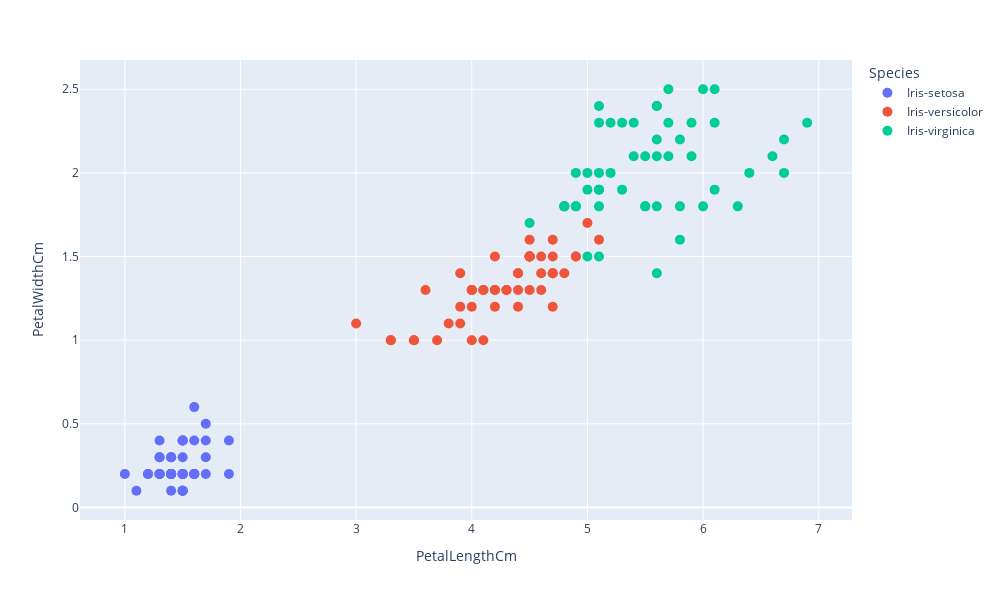

Here is the notebook cell this chart was saved with:
### Code cell
fig=px.scatter(df,x="PetalLengthCm",y="PetalWidthCm", color="Species")
fig.update_layout(height=600,width=1000)
fig.update_traces(marker_size=10)

### Figure 1 — Plotly figure (JSON) as saved in the notebook; plotly's stock layout.template omitted (floating-point values rounded to 4 significant figures)
{"data": [{"hovertemplate": "Species=Iris-setosa<br>PetalLengthCm=%{x}<br>PetalWidthCm=%{y}<extra></extra>", "legendgroup": "Iris-setosa", "marker": {"color": "#636efa", "size": 10, "symbol": "circle"}, "mode": "markers", "name": "Iris-setosa", "orientation": "v", "showlegend": true, "type": "scatter", "x": [1.4, 1.4, 1.3, 1.5, 1.4, 1.7, 1.4, 1.5, 1.4, 1.5, 1.5, 1.6, 1.4, 1.1, 1.2, 1.5, 1.3, 1.4, 1.7, 1.5, 1.7, 1.5, 1, 1.7, 1.9, 1.6, 1.6, 1.5, 1.4, 1.6, 1.6, 1.5, 1.5, 1.4, 1.5, 1.2, 1.3, 1.5, 1.3, 1.5, 1.3, 1.3, 1.3, 1.6, 1.9, 1.4, 1.6, 1.4, 1.5, 1.4], "xaxis": "x", "y": [0.2, 0.2, 0.2, 0.2, 0.2, 0.4, 0.3, 0.2, 0.2, 0.1, 0.2, 0.2, 0.1, 0.1, 0.2, 0.4, 0.4, 0.3, 0.3, 0.3, 0.2, 0.4, 0.2, 0.5, 0.2, 0.2, 0.4, 0.2, 0.2, 0.2, 0.2, 0.4, 0.1, 0.2, 0.1, 0.2, 0.2, 0.1, 0.2, 0.2, 0.3, 0.3, 0.2, 0.6, 0.4, 0.3, 0.2, 0.2, 0.2, 0.2], "yaxis": "y"}, {"hovertemplate": "Species=Iris-versicolor<br>PetalLengthCm=%{x}<br>PetalWidthCm=%{y}<extra></extra>", "legendgroup": "Iris-versicolor", "marker": {"color": "#EF553B", "size": 10, "symbol": "circle"}, "mode": "markers", "name": "Iris-versicolor", "orientation": "v", "showlegend": true, "type": "scatter", "x": [4.7, 4.5, 4.9, 4, 4.6, 4.5, 4.7, 3.3, 4.6, 3.9, 3.5, 4.2, 4, 4.7, 3.6, 4.4, 4.5, 4.1, 4.5, 3.9, 4.8, 4, 4.9, 4.7, 4.3, 4.4, 4.8, 5, 4.5, 3.5, 3.8, 3.7, 3.9, 5.1, 4.5, 4.5, 4.7, 4.4, 4.1, 4, 4.4, 4.6, 4, 3.3, 4.2, 4.2, 4.2, 4.3, 3, 4.1], "xaxis": "x", "y": [1.4, 1.5, 1.5, 1.3, 1.5, 1.3, 1.6, 1, 1.3, 1.4, 1, 1.5, 1, 1.4, 1.3, 1.4, 1.5, 1, 1.5, 1.1, 1.8, 1.3, 1.5, 1.2, 1.3, 1.4, 1.4, 1.7, 1.5, 1, 1.1, 1, 1.2, 1.6, 1.5, 1.6, 1.5, 1.3, 1.3, 1.3, 1.2, 1.4, 1.2, 1, 1.3, 1.2, 1.3, 1.3, 1.1, 1.3], "yaxis": "y"}, {"hovertemplate": "Species=Iris-virginica<br>PetalLengthCm=%{x}<br>PetalWidthCm=%{y}<extra></extra>", "legendgroup": "Iris-virginica", "marker": {"color": "#00cc96", "size": 10, "symbol": "circle"}, "mode": "markers", "name": "Iris-virginica", "orientation": "v", "showlegend": true, "type": "scatter", "x": [6, 5.1, 5.9, 5.6, 5.8, 6.6, 4.5, 6.3, 5.8, 6.1, 5.1, 5.3, 5.5, 5, 5.1, 5.3, 5.5, 6.7, 6.9, 5, 5.7, 4.9, 6.7, 4.9, 5.7, 6, 4.8, 4.9, 5.6, 5.8, 6.1, 6.4, 5.6, 5.1, 5.6, 6.1, 5.6, 5.5, 4.8, 5.4, 5.6, 5.1, 5.1, 5.9, 5.7, 5.2, 5, 5.2, 5.4, 5.1], "xaxis": "x", "y": [2.5, 1.9, 2.1, 1.8, 2.2, 2.1, 1.7, 1.8, 1.8, 2.5, 2, 1.9, 2.1, 2, 2.4, 2.3, 1.8, 2.2, 2.3, 1.5, 2.3, 2, 2, 1.8, 2.1, 1.8, 1.8, 1.8, 2.1, 1.6, 1.9, 2, 2.2, 1.5, 1.4, 2.3, 2.4, 1.8, 1.8, 2.1, 2.4, 2.3, 1.9, 2.3, 2.5, 2.3, 1.9, 2, 2.3, 1.8], "yaxis": "y"}], "layout": {"height": 600, "legend": {"title": {"text": "Species"}, "tracegroupgap": 0}, "margin": {"t": 60}, "width": 1000, "xaxis": {"anchor": "y", "domain": [0, 1], "title": {"text": "PetalLengthCm"}}, "yaxis": {"anchor": "x", "domain": [0, 1], "title": {"text": "PetalWidthCm"}}}}
